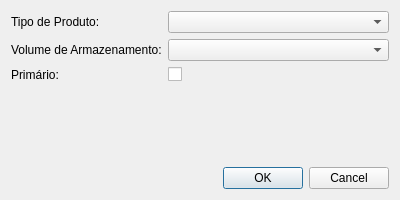
<?xml version="1.0" encoding="UTF-8"?>
<!-- Path: gui\volume_tipo_produto\edit_volume_tipo_produto_dialog.ui -->
<ui version="4.0">
 <class>EditVolumeTipoProdutoDialog</class>
 <widget class="QDialog" name="EditVolumeTipoProdutoDialog">
  <property name="geometry">
   <rect>
    <x>0</x>
    <y>0</y>
    <width>400</width>
    <height>200</height>
   </rect>
  </property>
  <property name="windowTitle">
   <string>Editar Relacionamento Volume e Tipo de Produto</string>
  </property>
  <layout class="QVBoxLayout" name="verticalLayout">
   <item>
    <layout class="QFormLayout" name="formLayout">
     <item row="0" column="0">
      <widget class="QLabel" name="tipoProdutoLabel">
       <property name="text">
        <string>Tipo de Produto:</string>
       </property>
      </widget>
     </item>
     <item row="0" column="1">
      <widget class="QComboBox" name="tipoProdutoComboBox"/>
     </item>
     <item row="1" column="0">
      <widget class="QLabel" name="volumeArmazenamentoLabel">
       <property name="text">
        <string>Volume de Armazenamento:</string>
       </property>
      </widget>
     </item>
     <item row="1" column="1">
      <widget class="QComboBox" name="volumeArmazenamentoComboBox"/>
     </item>
     <item row="2" column="0">
      <widget class="QLabel" name="primarioLabel">
       <property name="text">
        <string>Primário:</string>
       </property>
      </widget>
     </item>
     <item row="2" column="1">
      <widget class="QCheckBox" name="primarioCheckBox"/>
     </item>
    </layout>
   </item>
   <item>
    <widget class="QDialogButtonBox" name="buttonBox">
     <property name="orientation">
      <enum>Qt::Horizontal</enum>
     </property>
     <property name="standardButtons">
      <set>QDialogButtonBox::Cancel|QDialogButtonBox::Ok</set>
     </property>
    </widget>
   </item>
  </layout>
 </widget>
 <resources/>
 <connections>
  <connection>
   <sender>buttonBox</sender>
   <signal>accepted()</signal>
   <receiver>EditVolumeTipoProdutoDialog</receiver>
   <slot>accept()</slot>
   <hints>
    <hint type="sourcelabel">
     <x>248</x>
     <y>254</y>
    </hint>
    <hint type="destinationlabel">
     <x>157</x>
     <y>274</y>
    </hint>
   </hints>
  </connection>
  <connection>
   <sender>buttonBox</sender>
   <signal>rejected()</signal>
   <receiver>EditVolumeTipoProdutoDialog</receiver>
   <slot>reject()</slot>
   <hints>
    <hint type="sourcelabel">
     <x>316</x>
     <y>260</y>
    </hint>
    <hint type="destinationlabel">
     <x>286</x>
     <y>274</y>
    </hint>
   </hints>
  </connection>
 </connections>
</ui>
